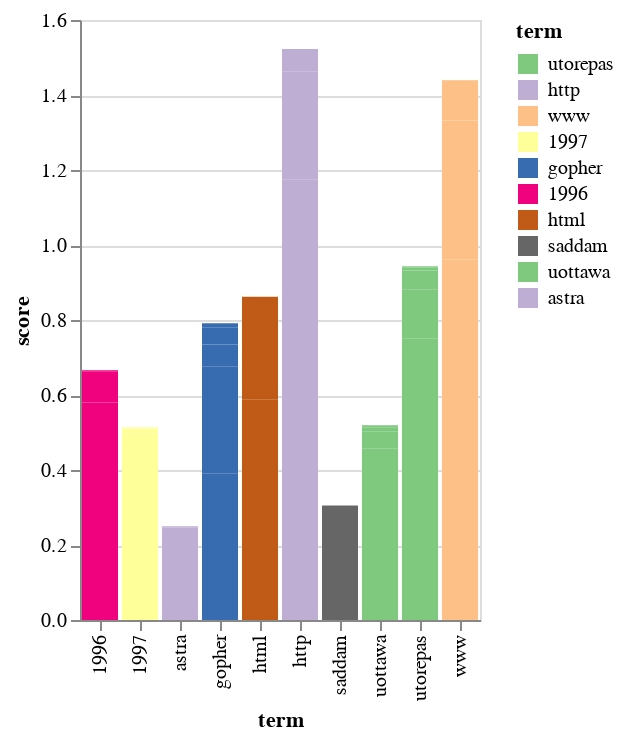

The code cell stored with this chart in its notebook:
### Code cell
alt.Chart(top_term).mark_bar().encode(
    x='term',
    y='score',
    color=alt.Color('term', scale=alt.Scale(scheme='accent'), sort=alt.Sort()),
)

### Figure 1 — Vega-Lite specification as saved in the notebook (floating-point values rounded to 4 significant figures)
{"config": {"view": {"continuousWidth": 400, "continuousHeight": 300}}, "data": {"name": "data-72791f032b3477f9a3632e47f721198c"}, "mark": "bar", "encoding": {"color": {"type": "nominal", "field": "term", "scale": {"scheme": "accent"}, "sort": {}}, "x": {"type": "nominal", "field": "term"}, "y": {"type": "quantitative", "field": "score"}}, "$schema": "https://vega.github.io/schema/vega-lite/v4.8.1.json", "datasets": {"data-72791f032b3477f9a3632e47f721198c": [{"term": "utorepas", "score": 0.75, "dates": "1987-1988"}, {"term": "http", "score": 0.6003, "dates": "1996-1997"}, {"term": "http", "score": 0.5739, "dates": "1995-1996"}, {"term": "www", "score": 0.5091, "dates": "1995-1996"}, {"term": "1997", "score": 0.4882, "dates": "1996-1997"}, {"term": "www", "score": 0.4518, "dates": "1996-1997"}, {"term": "gopher", "score": 0.3903, "dates": "1993-1994"}, {"term": "1996", "score": 0.3869, "dates": "1995-1996"}, {"term": "www", "score": 0.3712, "dates": "1994-1995"}, {"term": "html", "score": 0.3624, "dates": "1995-1996"}, {"term": "saddam", "score": 0.3054, "dates": "1990-1991"}, {"term": "http", "score": 0.2878, "dates": "1994-1995"}, {"term": "gopher", "score": 0.2864, "dates": "1994-1995"}, {"term": "uottawa", "score": 0.2557, "dates": "1992-1993"}, {"term": "astra", "score": 0.2474, "dates": "1988-1989"}, {"term": "html", "score": 0.2263, "dates": "1996-1997"}, {"term": "html", "score": 0.2164, "dates": "1994-1995"}, {"term": "uottawa", "score": 0.2012, "dates": "1991-1992"}, {"term": "1996", "score": 0.1933, "dates": "1996-1997"}, {"term": "utorepas", "score": 0.1308, "dates": "1988-1989"}, {"term": "www", "score": 0.1059, "dates": "1993-1994"}, {"term": "1996", "score": 0.07817, "dates": "1994-1995"}, {"term": "http", "score": 0.06078, "dates": "1993-1994"}, {"term": "gopher", "score": 0.05781, "dates": "1992-1993"}, {"term": "html", "score": 0.0571, "dates": "1993-1994"}, {"term": "utorepas", "score": 0.05093, "dates": "1989-1990"}, {"term": "gopher", "score": 0.04482, "dates": "1995-1996"}, {"term": "uottawa", "score": 0.02542, "dates": "1993-1994"}, {"term": "uottawa", "score": 0.02127, "dates": "1990-1991"}, {"term": "1997", "score": 0.01089, "dates": "1995-1996"}, {"term": "uottawa", "score": 0.0101, "dates": "1995-1996"}, {"term": "gopher", "score": 0.009725, "dates": "1996-1997"}, {"term": "utorepas", "score": 0.008852, "dates": "1990-1991"}, {"term": "uottawa", "score": 0.005271, "dates": "1994-1995"}, {"term": "1997", "score": 0.004786, "dates": "1994-1995"}, {"term": "1997", "score": 0.004772, "dates": "1992-1993"}, {"term": "1996", "score": 0.002716, "dates": "1993-1994"}, {"term": "gopher", "score": 0.002442, "dates": "1988-1989"}, {"term": "1996", "score": 0.002425, "dates": "1989-1990"}, {"term": "1997", "score": 0.002425, "dates": "1989-1990"}, {"term": "astra", "score": 0.002276, "dates": "1991-1992"}, {"term": "www", "score": 0.001938, "dates": "1992-1993"}, {"term": "1997", "score": 0.00161, "dates": "1990-1991"}, {"term": "1996", "score": 0.00161, "dates": "1990-1991"}, {"term": "utorepas", "score": 0.001591, "dates": "1992-1993"}, {"term": "utorepas", "score": 0.001305, "dates": "1991-1992"}, {"term": "1997", "score": 0.001305, "dates": "1991-1992"}, {"term": "1996", "score": 0.001305, "dates": "1991-1992"}, {"term": "utorepas", "score": 0.0005732, "dates": "1995-1996"}, {"term": "utorepas", "score": 0.0, "dates": "1994-1995"}, {"term": "saddam", "score": 0.0, "dates": "1994-1995"}, {"term": "1996", "score": 0.0, "dates": "1992-1993"}, {"term": "html", "score": 0.0, "dates": "1992-1993"}, {"term": "http", "score": 0.0, "dates": "1992-1993"}, {"term": "astra", "score": 0.0, "dates": "1993-1994"}, {"term": "1997", "score": 0.0, "dates": "1993-1994"}, {"term": "utorepas", "score": 0.0, "dates": "1993-1994"}, {"term": "saddam", "score": 0.0, "dates": "1993-1994"}, {"term": "utorepas", "score": 0.0, "dates": "1996-1997"}, {"term": "uottawa", "score": 0.0, "dates": "1996-1997"}, {"term": "astra", "score": 0.0, "dates": "1996-1997"}, {"term": "saddam", "score": 0.0, "dates": "1996-1997"}, {"term": "astra", "score": 0.0, "dates": "1994-1995"}, {"term": "saddam", "score": 0.0, "dates": "1995-1996"}, {"term": "astra", "score": 0.0, "dates": "1995-1996"}, {"term": "astra", "score": 0.0, "dates": "1987-1988"}, {"term": "www", "score": 0.0, "dates": "1989-1990"}, {"term": "uottawa", "score": 0.0, "dates": "1989-1990"}, {"term": "html", "score": 0.0, "dates": "1988-1989"}, {"term": "http", "score": 0.0, "dates": "1988-1989"}, {"term": "html", "score": 0.0, "dates": "1989-1990"}, {"term": "http", "score": 0.0, "dates": "1989-1990"}, {"term": "gopher", "score": 0.0, "dates": "1989-1990"}, {"term": "astra", "score": 0.0, "dates": "1989-1990"}, {"term": "saddam", "score": 0.0, "dates": "1989-1990"}, {"term": "gopher", "score": 0.0, "dates": "1987-1988"}, {"term": "1997", "score": 0.0, "dates": "1987-1988"}, {"term": "1996", "score": 0.0, "dates": "1987-1988"}, {"term": "http", "score": 0.0, "dates": "1987-1988"}, {"term": "html", "score": 0.0, "dates": "1987-1988"}, {"term": "1996", "score": 0.0, "dates": "1988-1989"}, {"term": "1997", "score": 0.0, "dates": "1988-1989"}, {"term": "www", "score": 0.0, "dates": "1988-1989"}, {"term": "uottawa", "score": 0.0, "dates": "1988-1989"}, {"term": "saddam", "score": 0.0, "dates": "1988-1989"}, {"term": "html", "score": 0.0, "dates": "1991-1992"}, {"term": "http", "score": 0.0, "dates": "1991-1992"}, {"term": "gopher", "score": 0.0, "dates": "1991-1992"}, {"term": "saddam", "score": 0.0, "dates": "1991-1992"}, {"term": "saddam", "score": 0.0, "dates": "1992-1993"}, {"term": "astra", "score": 0.0, "dates": "1992-1993"}, {"term": "astra", "score": 0.0, "dates": "1990-1991"}, {"term": "www", "score": 0.0, "dates": "1990-1991"}, {"term": "saddam", "score": 0.0, "dates": "1987-1988"}, {"term": "www", "score": 0.0, "dates": "1991-1992"}, {"term": "gopher", "score": 0.0, "dates": "1990-1991"}, {"term": "html", "score": 0.0, "dates": "1990-1991"}, {"term": "http", "score": 0.0, "dates": "1990-1991"}, {"term": "www", "score": 0.0, "dates": "1987-1988"}, {"term": "uottawa", "score": 0.0, "dates": "1987-1988"}]}}
